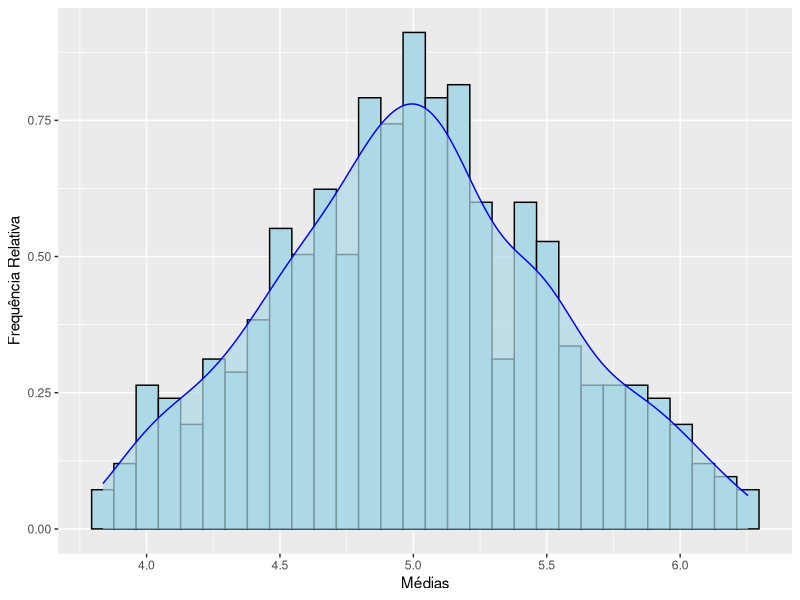
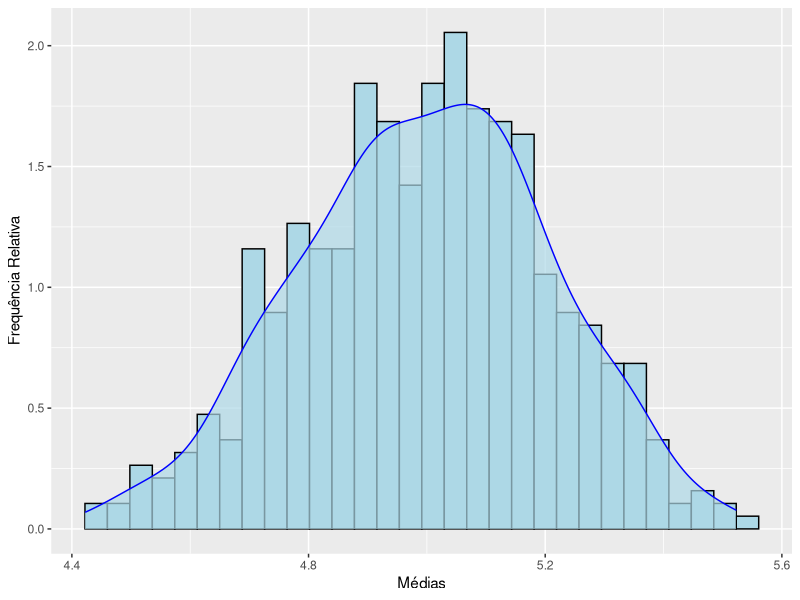
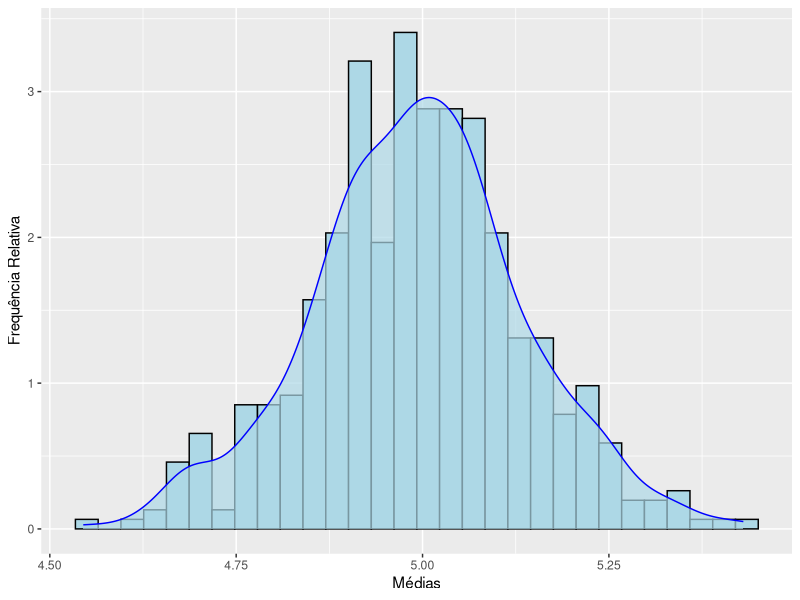

Here is the R script that generated these plots, in order: (Note: this script raises an error after producing the figures.)
#install.packages("tidyverse")
library(ggplot2)
seed <- 1637
num_amostras <- 500
lim_inf <- 3
lim_sup <- 7
valorEsperado <- (lim_inf + lim_sup) / 2
variancia <- (lim_sup - lim_inf)^2 / 12

histograma_n <- function(n) {
  vetor_medias <- c()
  i = 0
  set.seed(seed)
  while (i < num_amostras) {
    amostra <- runif(n, lim_inf, lim_sup)
    vetor_medias <- append(vetor_medias, mean(amostra))
    i <- i + 1
  }
  return(vetor_medias)
}

densidade_n <- function(n) {
  sequencia <- seq(lim_inf, lim_sup, length.out = 200)
  return(dnorm(sequencia, valorEsperado, variancia / n))
}

desenha <- function(n) {
  #hist(histograma_n(n))
  #plot(densidade_n(n), col=rgb(0,0,1,1/4), add=T)
  med <- histograma_n(n)
  df <- data.frame(medias=med)
  ggplot(df, aes(x = medias)) +
    geom_histogram(aes(y=..density..), colour = 1, fill = 'lightblue') +
    geom_density(colour='blue', fill='lightblue', alpha = 0.7) +
    labs(x='Médias', y='Frequência Relativa')
  
  ################
  #medias <- histograma_n(n)
  #sequencia <- seq(min(medias), max(medias), length.out = 20000)
  ###sequencia <- seq(lim_inf, lim_sup, length.out = 200)
  #curva <- dnorm(sequencia, valorEsperado, variancia / n)
  
  
  #hist(medias, prob=TRUE, col ='lightblue',
  #     main = "Histograma com curva normal",
  #     xlab = "Médias", ylab = "Frequência relativa")
  #lines(sequencia, curva, col = 2, lwd = 2)
#############
  
  
#  hist(histograma_n(n), prob = TRUE, col = "lightblue",
       #ylim = c(0, max(curva)),
#       main = "Histograma com curva normal",
#       xlab = "Médias", ylab = "Frequência relativa")
#  lines(sequencia, curva, col = 2, lwd = 2)
#  labs(x="aaa", y="bbb")
  
  
  
  #ggplot(data=data.frame(medias=histograma_n(n))) +
    #geom_histogram(aes(x=medias),  colour="#e9ecef", alpha=0.6, fill='blue')# +
    #geom_density(aes(x=dens))
    #geom_histogram(aes(x=medias, colour='aquamarine')) +
    #geom_line(aes(x=densidade_n(n)))
  #print('aaaa')
}
#plot(densidade_n(5))
desenha(5)
desenha(29)
desenha(68)

sequencia <- seq(lim_inf, lim_sup, length.out = 20000)
curva <- dnorm(sequencia, valorEsperado, variancia / n)
plot(densidade_n(5))

plot( g3, col=rgb(1,0,0,1/4))  # second
plot( g2, col=rgb(0,0,1,1/4), add=T)  # first histogram
plot( g1, col=rgb(0,1,0,1/4), add=T)  # first histogram


########ATENÇÂO ATENÇÂO ATENÇÂO ATENÇÂO###############
####### Ainda falta parte do exercício,  #############
# Faça o histograma de frequência relativa associado aos valores 
# obtidos da distribuição da média  X¯n
# Sobreponha no gráfico uma curva com a distribuição normal com valor
# esperado E(X) e variância Var(X)/n.
